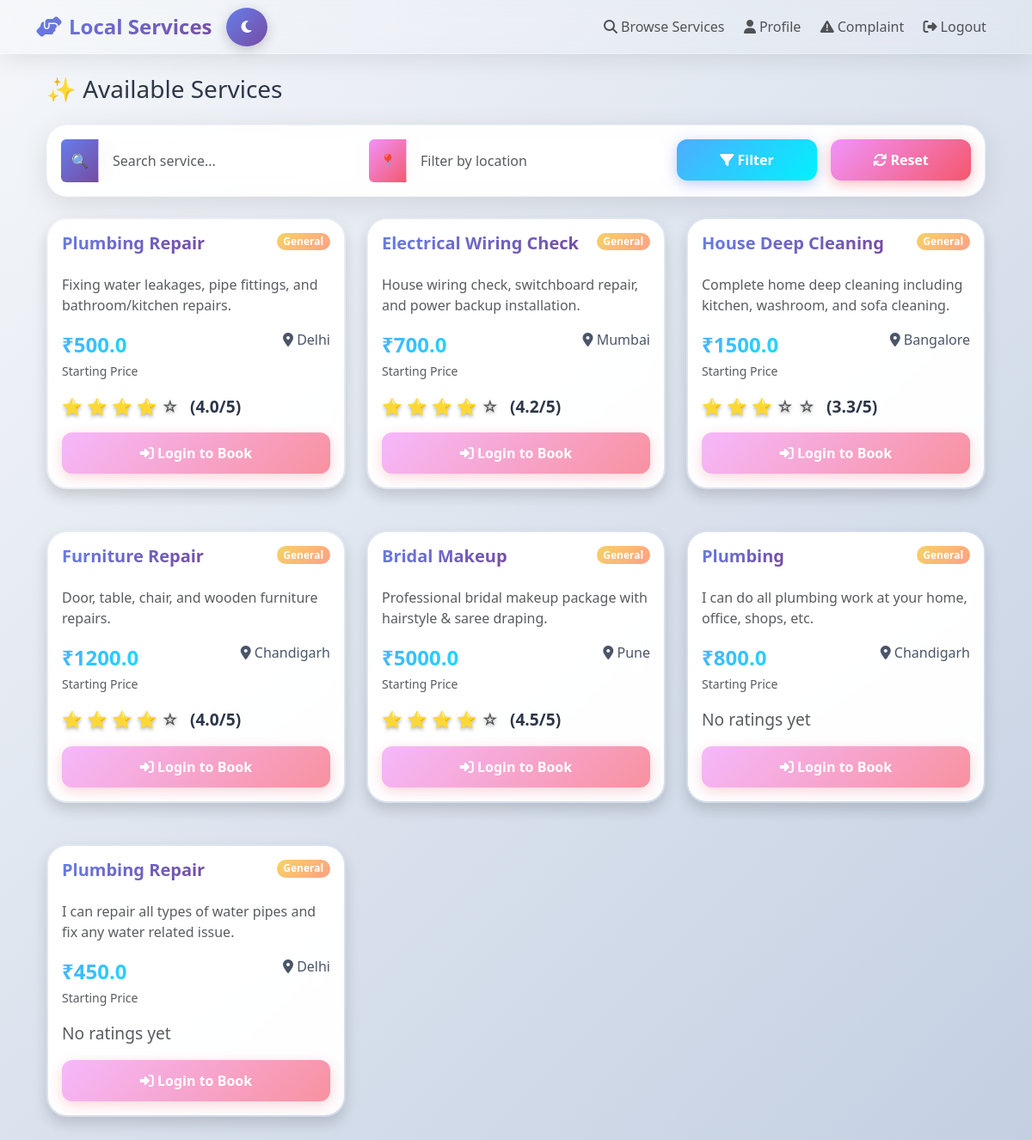
/services, run on the app's committed database.
### app.py (models this page shows)
class Service(db.Model):
    id = db.Column(db.Integer, primary_key=True)
    provider_id = db.Column(db.Integer, db.ForeignKey('user.id'), nullable=False)
    name = db.Column(db.String(100), nullable=False)
    description = db.Column(db.Text, nullable=False)
    price = db.Column(db.Float, nullable=False)
    location = db.Column(db.String(100), nullable=False)
    is_available = db.Column(db.Boolean, default=True)
    provider = db.relationship('User', backref='services')
    @property
    def avg_rating(self):
        avg = db.session.query(func.avg(Booking.rating)).filter(
            Booking.service_id == self.id,
            Booking.rating > 0
        ).scalar()
        return round(avg, 1) if avg else 0

### app.py (the view)
@app.route('/services')
def services():
    query = request.args.get('q', '')
    location = request.args.get('location', '')
    services = Service.query.filter(Service.is_available == True)
    if query:
        services = services.filter(Service.name.contains(query))
    if location:
        services = services.filter(Service.location.contains(location))
    services = services.all()  # ✅ Just fetch directly, no manual avg_rating assignment
    return render_template('services.html', services=services)

### app.py (called while the page is built)
@app.context_processor
def inject_provider_notifications():
    pending_count = 0
    if current_user.is_authenticated and current_user.role == "provider":
        pending_count = Booking.query.filter_by(provider_id=current_user.id, status="Pending").count()
    return dict(provider_pending_count=pending_count)

### templates/services.html (shortened to what this page needs)
{% extends "base.html" %}
{% block content %}
<div class="container-fluid">
    <h3 class="mb-4">✨ Available Services</h3>
    <div class="card glass-card mb-4">
        <div class="card-body">
            <form method="GET" class="row g-3">
                <div class="col-md-4">
                    <div class="input-group">
                        <span class="input-group-text" style="background: var(--primary-gradient); color: white; border: none;">
                            🔍
                        </span>
                        <input type="text" name="q" class="form-control" placeholder="Search service..." value="{{ request.args.q }}">
                    </div>
                </div>
                <div class="col-md-4">
                    <div class="input-group">
                        <span class="input-group-text" style="background: var(--secondary-gradient); color: white; border: none;">
                            📍
                        </span>
                        <input type="text" name="location" class="form-control" placeholder="Filter by location" value="{{ request.args.location }}">
                    </div>
                </div>
                <div class="col-md-2">
                    <button class="btn btn-primary w-100" style="background: var(--success-gradient); border: none;">
                        <i class="fas fa-filter"></i> Filter
                    </button>
                </div>
                <div class="col-md-2">
                    <a href="{{ url_for('services') }}" class="btn btn-secondary w-100">
                        <i class="fas fa-sync"></i> Reset
                    </a>
                </div>
            </form>
        </div>
    </div>
    <div class="row">
        {% for s in services %}
        <div class="col-xl-4 col-lg-6 col-md-6 mb-4">
            <div class="card service-card shadow card-float">
                <div class="card-body">
                    <div class="d-flex justify-content-between align-items-start mb-3">
                        <h5 class="card-title fw-bold" style="background: var(--primary-gradient); -webkit-background-clip: text; -webkit-text-fill-color: transparent; background-clip: text;">
                            {{ s.name }}
                        </h5>
                        <span class="badge rounded-pill" style="background: var(--warning-gradient); color: white;">
                            {{ s.category or 'General' }}
                        </span>
                    </div>
                    <p class="card-text text-muted mb-3">{{ s.description }}</p>
                    <div class="row mb-3">
                        <div class="col-6">
                            <div class="service-price">₹{{ s.price }}</div>
                            <small class="text-muted">Starting Price</small>
                        </div>
                        <div class="col-6 text-end">
                            <div class="service-location">
                                <i class="fas fa-map-marker-alt"></i> {{ s.location }}
                            </div>
                        </div>
                    </div>
                    <div class="rating-section mb-3">
                        <div class="rating-stars">
                            {% if s.avg_rating > 0 %}
                                {% for i in range(5) %}
                                    {% if i < s.avg_rating|round|int %}
                                        <span class="star">⭐</span>
                                    {% else %}
                                        <span class="star text-muted">☆</span>
                                    {% endif %}
                                {% endfor %}
                                <span class="ms-2 fw-bold" style="color: var(--text-primary);">({{ s.avg_rating }}/5)</span>
                            {% else %}
                                <span class="text-muted">No ratings yet</span>
                            {% endif %}
                        </div>
                    </div>
                    <div class="d-flex gap-2 flex-wrap">
                        {% if current_user.is_authenticated and current_user.role == 'customer' %}
                            <a href="{{ url_for('book', service_id=s.id) }}" class="btn btn-primary flex-fill">
                                <i class="fas fa-calendar-check"></i> Book Now
                            </a>
                            <a href="{{ url_for('hire', service_id=s.id) }}" class="btn btn-warning" style="border: none;">
                                <i class="fas fa-star"></i> Rate
                            </a>
                        {% else %}
                            <button class="btn btn-secondary flex-fill" disabled>
                                <i class="fas fa-sign-in-alt"></i> Login to Book
                            </button>
                        {% endif %}
                    </div>
                </div>
            </div>
        </div>
        {% endfor %}
    </div>
</div>
{% endblock %}

### static/css/style.css (style rules this page uses)
:root { --primary-gradient: linear-gradient(135deg, #667eea 0%, #764ba2 100%); --secondary-gradient: linear-gradient(135deg, #f093fb 0%, #f5576c 100%); --success-gradient: linear-gradient(135deg, #4facfe 0%, #00f2fe 100%); --warning-gradient: linear-gradient(135deg, #f6d365 0%, #fda085 100%); --info-gradient: linear-gradient(135deg, #a8edea 0%, #fed6e3 100%); --dark-gradient: linear-gradient(135deg, #2c3e50 0%, #3498db 100%); --bg-primary: linear-gradient(135deg, #f5f7fa 0%, #c3cfe2 100%); --glass-bg: rgba(255, 255, 255, 0.25); --glass-border: rgba(255, 255, 255, 0.18); --text-primary: #2d3748; --text-secondary: #4a5568; --card-bg: rgba(255, 255, 255, 0.9); --shadow-soft: 0 8px 32px rgba(0, 0, 0, 0.1); --shadow-hover: 0 12px 40px rgba(0, 0, 0, 0.15); }
body { background: var(--bg-primary); font-family: 'Segoe UI', system-ui, -apple-system, sans-serif; min-height: 100vh; color: var(--text-primary); transition: all 0.5s ease; }
.card { border-radius: 1.5rem; background: var(--glass-bg); backdrop-filter: blur(16px); border: 1px solid var(--glass-border); box-shadow: var(--shadow-soft); transition: all 0.4s cubic-bezier(0.175, 0.885, 0.32, 1.275); overflow: hidden; position: relative; color: var(--text-primary); margin-bottom: 1.5rem; }
.card::before { content: ''; position: absolute; top: 0; left: 0; right: 0; height: 5px; background: var(--primary-gradient); transform: scaleX(0); transition: transform 0.3s ease; }
.card-body { background: var(--card-bg); backdrop-filter: blur(10px); }
.form-control { border-radius: 0.75rem; border: 1px solid var(--glass-border); padding: 0.75rem 1rem; transition: all 0.3s ease; background: var(--glass-bg); backdrop-filter: blur(10px); color: var(--text-primary); }
.btn { border-radius: 0.75rem; border: none; font-weight: 600; padding: 0.75rem 1.5rem; transition: all 0.3s cubic-bezier(0.4, 0, 0.2, 1); position: relative; overflow: hidden; }
.btn::before { content: ''; position: absolute; top: 0; left: -100%; width: 100%; height: 100%; background: linear-gradient(90deg, transparent, rgba(255,255,255,0.3), transparent); transition: left 0.5s; }
.btn-primary { background: var(--primary-gradient); box-shadow: 0 4px 15px rgba(102, 126, 234, 0.4); }
.btn-secondary { background: var(--secondary-gradient); box-shadow: 0 4px 15px rgba(245, 87, 108, 0.4); }
.rating-stars { color: #ffd700; font-size: 1.2rem; margin: 0.5rem 0; }
.rating-stars .star { text-shadow: 0 2px 4px rgba(0, 0, 0, 0.3); transition: transform 0.2s ease; }
.service-card { background: linear-gradient(145deg, var(--card-bg), var(--glass-bg)); border: 2px solid transparent; background-clip: padding-box; }
.service-price { font-size: 1.5rem; font-weight: bold; background: var(--success-gradient); -webkit-background-clip: text; -webkit-text-fill-color: transparent; background-clip: text; }
.service-location { color: var(--text-secondary); font-weight: 500; }
.card-float { animation: float 6s ease-in-out infinite; }
.glass-card { background: var(--glass-bg); backdrop-filter: blur(16px); border: 1px solid var(--glass-border); }

### templates/theme_handler.html (style rules this page uses)
.btn { position: relative; overflow: hidden; }

### data on the page
Service: name "Plumbing Repair", category "General", description "Fixing water leakages, pipe fittings, and bathroom/kitchen repairs.", price "500.0", location "Delhi", avg_rating "4.0"
Service: name "Electrical Wiring Check", category "General", description "House wiring check, switchboard repair, and power backup installation.", price "700.0", location "Mumbai", avg_rating "4.2"
Service: name "House Deep Cleaning", category "General", description "Complete home deep cleaning including kitchen, washroom, and sofa cleaning.", price "1500.0", location "Bangalore", avg_rating "3.3"
Service: name "Furniture Repair", category "General", description "Door, table, chair, and wooden furniture repairs.", price "1200.0", location "Chandigarh", avg_rating "4.0"
Service: name "Bridal Makeup", category "General", description "Professional bridal makeup package with hairstyle & saree draping.", price "5000.0", location "Pune", avg_rating "4.5"
Service: name "Plumbing", category "General", description "I can do all plumbing work at your home, office, shops, etc.", price "800.0", location "Chandigarh", shows "No ratings yet"
Service: name "Plumbing Repair", category "General", description "I can repair all types of water pipes and fix any water related issue.", price "450.0", location "Delhi", shows "No ratings yet"
